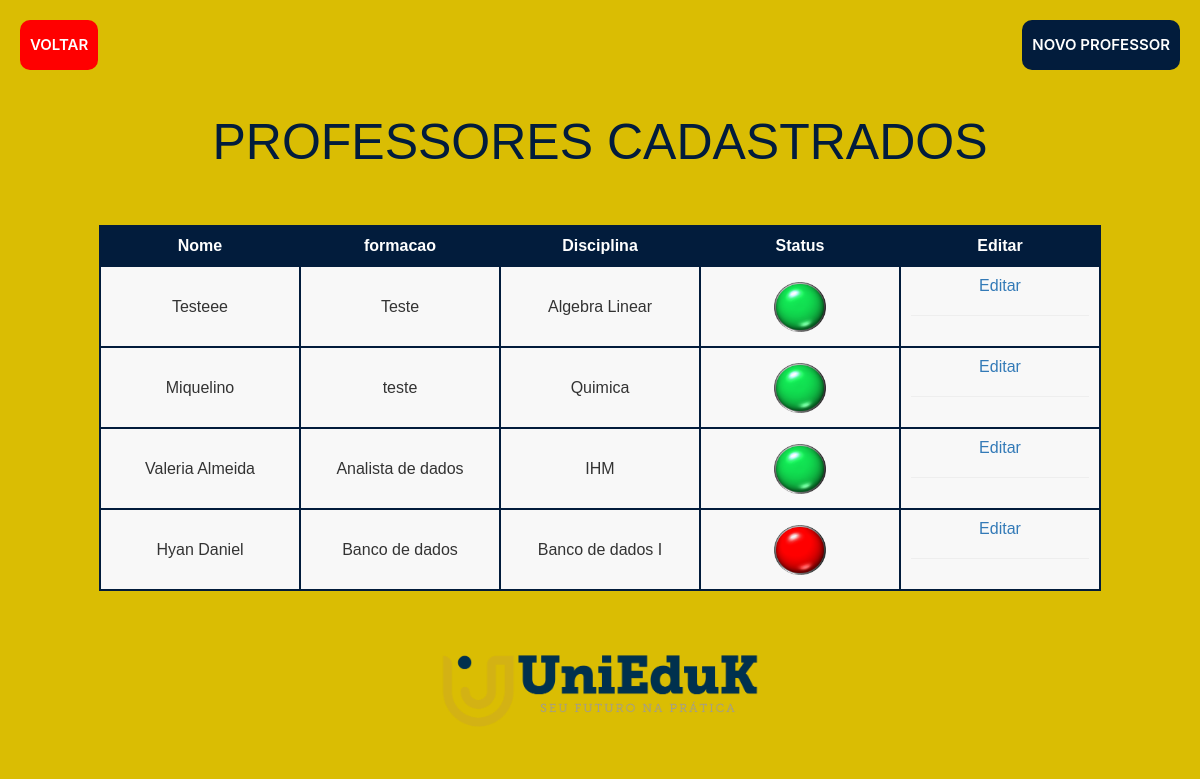
Screenshot of /listaProfessor.php with the database file from the repository.
### tables this page shows
CREATE TABLE `professor` (
  `cpf` varchar(11) NOT NULL,
  `nomeP` varchar(100) NOT NULL,
  `salario` int(11) NOT NULL,
  `data_nascimento` date NOT NULL,
  `formacao` varchar(300) NOT NULL,
  `idDisciplina` int(11) NOT NULL,
  `periodo` varchar(30) NOT NULL,
  `statusProfessor` int(11) NOT NULL
);

CREATE TABLE `disciplina` (
  `id` int(11) NOT NULL,
  `nomeD` varchar(50) NOT NULL,
  `semestre` varchar(10) NOT NULL,
  `idcurso` int(11) NOT NULL,
  `statusDis` int(11) NOT NULL
);

### web/listaProfessor.php (the view, shortened to what this page needs)
<?php
include_once("conexao.php");
$result_veiculos = "SELECT professor.cpf, professor.nomeP, professor.formacao, disciplina.nomeD, professor.statusProfessor FROM professor INNER JOIN disciplina where professor.idDisciplina = disciplina.id";
$result_veiculos = mysqli_query ($conn, $result_veiculos);
?>
<html lang="pt-br">
<head>
<link rel="stylesheet" href="https://netdna.bootstrapcdn.com/bootstrap/3.1.1/css/bootstrap.min.css">
<link rel="stylesheet" href="../TCC/CSS/listagem.css">
</head>
<body>
    <div class="buttonExitLoc">
        <button class="button-exit" onclick="history.back()">VOLTAR</button>
    </div>
    <div class="buttonCadastroLoc">
        <button class="button-novoCurso" onclick="location.href='../TCC/cadastrarProfessor.php';">NOVO PROFESSOR</button>
    </div>
    <header>
        <h1>PROFESSORES CADASTRADOS</h1>
    </header>
    <div class="container-fluid inner">
        <table class="tableizer-table">
            <tr class="tableizer-firstrow">
                <th>Nome</th>
                <th>formacao</th>
                <th>Disciplina</th>
                <th>Status</th>
                <th>Editar</th>
            </tr>
            <?php
                while($row_veiculo = mysqli_fetch_assoc($result_veiculos)){
                    ?>
                    <tr>
                        <td><?php echo   $row_veiculo['nomeP'] ;?></td>
                        <td><?php echo  $row_veiculo['formacao'] ;?></td>
                        <td><?php echo  $row_veiculo['nomeD'] ;?></td>
                        <td><img height="50px" class='bgSizeContain' src="<?php echo  $row_veiculo['statusProfessor'] ;?>.gif" /></td>
                        <td><?php echo "<a href='../TCC/editProfessor.php?cpf=" . $row_veiculo['cpf'] . "'>Editar</a><br><hr>" ;?></td>
                    </tr>
                        <?php
                }?>
        </table>
    </div>
    <footer>
        <div class="logo">
            <img src="imagens/logo.png" id="logo" alt="UNIFAJ" />
        </div>
    </footer>
</body>

### web/CSS/listagem.css (style rules this page uses)
body { font: 400 16px 'Muli', sans-serif !important; margin: 0; padding: 0; background-color: #dabd03; }
header { margin: 0; max-width: 100%; padding: 5px; text-align: center; overflow: auto; }
#logo { width: 30%; text-align: center; }
.logo { text-align: center; }
h1 { text-align: center; font-size: 50px; color: #021c3c; }
.inner { padding: 30px; }
table { margin: 10px auto; }
table > tbody > tr.tableizer-firstrow > th { padding: 10px; background: #021c3c; border: 2px solid #021c3c; color: white; text-align: center; }
body > div.container-fluid.inner > table > tbody > tr > td { border: 2px solid #021c3c; width: 200px; padding: 10px; background: #f8f8f8; text-align: center; }
.buttonExitLoc { position: relative; margin: 20px; }
.buttonCadastroLoc { position:absolute; text-align: center; right: 20px; top: 20px; }
.button-exit { align-items: center; background-color: #ff0000; border: 0; border-radius: 10px; box-sizing: border-box; color: #ffffff; cursor: pointer; display: inline-flex; font-family: -apple-system, system-ui, system-ui, "Segoe UI", Roboto, "Helvetica Neue", "Fira Sans", Ubuntu, Oxygen, "Oxygen Sans", Cantarell, "Droid Sans", "Apple Color Emoji", "Segoe UI Emoji", "Segoe UI Symbol", "Lucida Grande", Helvetica, Arial, sans-serif; font-size: 15px; font-weight: 600; justify-content: center; line-height: 50px; max-width: 480px; min-height: 40px; min-width: 0px; overflow: hidden; padding: 0px; padding-left: 10px; padding-right: 10px; text-align: center; touch-action: manipulation; transition: background-color 0.167s cubic-bezier(0.4, 0, 0.2, 1) 0s, box-shadow 0.167s cubic-bezier(0.4, 0, 0.2, 1) 0s, color 0.167s cubic-bezier(0.4, 0, 0.2, 1) 0s; user-select: none; -webkit-user-select: none; vertical-align: middle; }
.button-novoCurso { align-items: center; background-color: #021c3c; border: 0; border-radius: 10px; box-sizing: border-box; color: #ffffff; cursor: pointer; display: inline-flex; font-family: -apple-system, system-ui, system-ui, "Segoe UI", Roboto, "Helvetica Neue", "Fira Sans", Ubuntu, Oxygen, "Oxygen Sans", Cantarell, "Droid Sans", "Apple Color Emoji", "Segoe UI Emoji", "Segoe UI Symbol", "Lucida Grande", Helvetica, Arial, sans-serif; font-size: 15px; font-weight: 600; justify-content: center; line-height: 50px; max-width: 480px; min-height: 40px; min-width: 0px; overflow: hidden; padding: 0px; padding-left: 10px; padding-right: 10px; text-align: center; touch-action: manipulation; transition: background-color 0.167s cubic-bezier(0.4, 0, 0.2, 1) 0s, box-shadow 0.167s cubic-bezier(0.4, 0, 0.2, 1) 0s, color 0.167s cubic-bezier(0.4, 0, 0.2, 1) 0s; user-select: none; -webkit-user-select: none; vertical-align: middle; }

### rows the page displays
professor: nomeP "Testeee", formacao "Teste", idDisciplina.nomeD "Algebra Linear"
professor: nomeP "Miquelino", formacao "teste", idDisciplina.nomeD "Quimica"
professor: nomeP "Valeria Almeida", formacao "Analista de dados", idDisciplina.nomeD "IHM"
professor: nomeP "Hyan Daniel", formacao "Banco de dados", idDisciplina.nomeD "Banco de dados I", shows a picture
